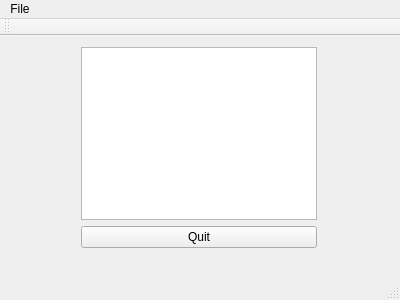
<?xml version="1.0" encoding="UTF-8"?>
<ui version="4.0">
 <class>Notepad</class>
 <widget class="QMainWindow" name="Notepad">
  <property name="geometry">
   <rect>
    <x>0</x>
    <y>0</y>
    <width>400</width>
    <height>300</height>
   </rect>
  </property>
  <property name="windowTitle">
   <string>Notepad</string>
  </property>
  <widget class="QWidget" name="centralWidget">
   <widget class="QWidget" name="">
    <property name="geometry">
     <rect>
      <x>70</x>
      <y>0</y>
      <width>258</width>
      <height>223</height>
     </rect>
    </property>
    <layout class="QVBoxLayout" name="verticalLayout">
     <item>
      <widget class="QTextEdit" name="textEdit"/>
     </item>
     <item>
      <widget class="QPushButton" name="quitButton">
       <property name="text">
        <string>Quit</string>
       </property>
      </widget>
     </item>
    </layout>
   </widget>
   <zorder>textEdit</zorder>
   <zorder>quitButton</zorder>
   <zorder>quitButton</zorder>
   <zorder>quitButton</zorder>
   <zorder>quitButton</zorder>
   <zorder>textEdit</zorder>
  </widget>
  <widget class="QMenuBar" name="menuBar">
   <property name="geometry">
    <rect>
     <x>0</x>
     <y>0</y>
     <width>400</width>
     <height>23</height>
    </rect>
   </property>
   <widget class="QMenu" name="menuFile">
    <property name="title">
     <string>File</string>
    </property>
    <addaction name="actionOpen"/>
    <addaction name="actionSave"/>
   </widget>
   <addaction name="menuFile"/>
  </widget>
  <widget class="QToolBar" name="mainToolBar">
   <attribute name="toolBarArea">
    <enum>TopToolBarArea</enum>
   </attribute>
   <attribute name="toolBarBreak">
    <bool>false</bool>
   </attribute>
  </widget>
  <widget class="QStatusBar" name="statusBar"/>
  <action name="actionOpen">
   <property name="text">
    <string>Open</string>
   </property>
  </action>
  <action name="actionSave">
   <property name="text">
    <string>Save</string>
   </property>
  </action>
 </widget>
 <layoutdefault spacing="6" margin="11"/>
 <resources/>
 <connections/>
</ui>
